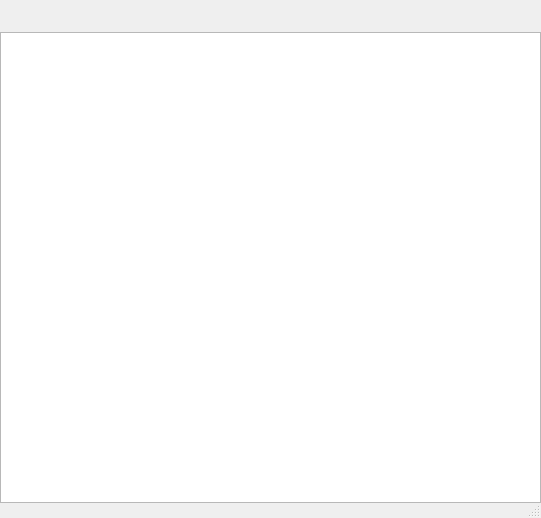
<?xml version="1.0" encoding="UTF-8"?>
<ui version="4.0">
 <class>HelpDialog</class>
 <widget class="QDialog" name="HelpDialog">
  <property name="windowModality">
   <enum>Qt::NonModal</enum>
  </property>
  <property name="geometry">
   <rect>
    <x>0</x>
    <y>0</y>
    <width>541</width>
    <height>518</height>
   </rect>
  </property>
  <property name="windowTitle">
   <string>SIMPLView Help Window</string>
  </property>
  <property name="sizeGripEnabled">
   <bool>true</bool>
  </property>
  <property name="modal">
   <bool>false</bool>
  </property>
  <layout class="QVBoxLayout" name="verticalLayout">
   <property name="spacing">
    <number>0</number>
   </property>
   <property name="leftMargin">
    <number>0</number>
   </property>
   <property name="topMargin">
    <number>0</number>
   </property>
   <property name="rightMargin">
    <number>0</number>
   </property>
   <property name="bottomMargin">
    <number>15</number>
   </property>
   <item>
    <layout class="QHBoxLayout" name="horizontalLayout">
     <property name="spacing">
      <number>8</number>
     </property>
     <property name="leftMargin">
      <number>5</number>
     </property>
     <property name="bottomMargin">
      <number>0</number>
     </property>
     <item>
      <widget class="QPushButton" name="backBtn">
       <property name="sizePolicy">
        <sizepolicy hsizetype="Fixed" vsizetype="Fixed">
         <horstretch>0</horstretch>
         <verstretch>0</verstretch>
        </sizepolicy>
       </property>
       <property name="minimumSize">
        <size>
         <width>32</width>
         <height>32</height>
        </size>
       </property>
       <property name="maximumSize">
        <size>
         <width>32</width>
         <height>32</height>
        </size>
       </property>
       <property name="text">
        <string/>
       </property>
       <property name="icon">
        <iconset resource="../../../Resources/icons/images/Icons.qrc">
         <normaloff>:/nav_left_green.png</normaloff>:/nav_left_green.png</iconset>
       </property>
       <property name="iconSize">
        <size>
         <width>32</width>
         <height>32</height>
        </size>
       </property>
       <property name="autoDefault">
        <bool>false</bool>
       </property>
       <property name="flat">
        <bool>true</bool>
       </property>
      </widget>
     </item>
     <item>
      <widget class="QPushButton" name="forwardBtn">
       <property name="sizePolicy">
        <sizepolicy hsizetype="Fixed" vsizetype="Fixed">
         <horstretch>0</horstretch>
         <verstretch>0</verstretch>
        </sizepolicy>
       </property>
       <property name="minimumSize">
        <size>
         <width>32</width>
         <height>32</height>
        </size>
       </property>
       <property name="maximumSize">
        <size>
         <width>32</width>
         <height>32</height>
        </size>
       </property>
       <property name="text">
        <string/>
       </property>
       <property name="icon">
        <iconset resource="../../../Resources/icons/images/Icons.qrc">
         <normaloff>:/nav_right_green.png</normaloff>:/nav_right_green.png</iconset>
       </property>
       <property name="iconSize">
        <size>
         <width>32</width>
         <height>32</height>
        </size>
       </property>
       <property name="autoDefault">
        <bool>false</bool>
       </property>
       <property name="flat">
        <bool>true</bool>
       </property>
      </widget>
     </item>
     <item>
      <widget class="QPushButton" name="homeBtn">
       <property name="sizePolicy">
        <sizepolicy hsizetype="Fixed" vsizetype="Fixed">
         <horstretch>0</horstretch>
         <verstretch>0</verstretch>
        </sizepolicy>
       </property>
       <property name="minimumSize">
        <size>
         <width>32</width>
         <height>32</height>
        </size>
       </property>
       <property name="maximumSize">
        <size>
         <width>32</width>
         <height>32</height>
        </size>
       </property>
       <property name="text">
        <string/>
       </property>
       <property name="icon">
        <iconset resource="../../../Resources/icons/images/Icons.qrc">
         <normaloff>:/home.png</normaloff>:/home.png</iconset>
       </property>
       <property name="iconSize">
        <size>
         <width>32</width>
         <height>32</height>
        </size>
       </property>
       <property name="autoDefault">
        <bool>false</bool>
       </property>
       <property name="flat">
        <bool>true</bool>
       </property>
      </widget>
     </item>
     <item>
      <widget class="QPushButton" name="reloadBtn">
       <property name="sizePolicy">
        <sizepolicy hsizetype="Fixed" vsizetype="Fixed">
         <horstretch>0</horstretch>
         <verstretch>0</verstretch>
        </sizepolicy>
       </property>
       <property name="minimumSize">
        <size>
         <width>32</width>
         <height>32</height>
        </size>
       </property>
       <property name="maximumSize">
        <size>
         <width>32</width>
         <height>32</height>
        </size>
       </property>
       <property name="text">
        <string/>
       </property>
       <property name="icon">
        <iconset resource="../../../Resources/icons/images/Icons.qrc">
         <normaloff>:/nav_refresh_yellow.png</normaloff>:/nav_refresh_yellow.png</iconset>
       </property>
       <property name="iconSize">
        <size>
         <width>32</width>
         <height>32</height>
        </size>
       </property>
       <property name="autoDefault">
        <bool>false</bool>
       </property>
       <property name="flat">
        <bool>true</bool>
       </property>
      </widget>
     </item>
     <item>
      <spacer name="horizontalSpacer">
       <property name="orientation">
        <enum>Qt::Horizontal</enum>
       </property>
       <property name="sizeHint" stdset="0">
        <size>
         <width>40</width>
         <height>20</height>
        </size>
       </property>
      </spacer>
     </item>
    </layout>
   </item>
   <item>
    <widget class="QTextBrowser" name="helpBrowser"/>
   </item>
  </layout>
 </widget>
 <resources>
  <include location="../../../Resources/icons/images/Icons.qrc"/>
 </resources>
 <connections>
  <connection>
   <sender>helpBrowser</sender>
   <signal>backwardAvailable(bool)</signal>
   <receiver>backBtn</receiver>
   <slot>setEnabled(bool)</slot>
   <hints>
    <hint type="sourcelabel">
     <x>322</x>
     <y>384</y>
    </hint>
    <hint type="destinationlabel">
     <x>11</x>
     <y>27</y>
    </hint>
   </hints>
  </connection>
  <connection>
   <sender>helpBrowser</sender>
   <signal>forwardAvailable(bool)</signal>
   <receiver>forwardBtn</receiver>
   <slot>setEnabled(bool)</slot>
   <hints>
    <hint type="sourcelabel">
     <x>230</x>
     <y>245</y>
    </hint>
    <hint type="destinationlabel">
     <x>65</x>
     <y>20</y>
    </hint>
   </hints>
  </connection>
  <connection>
   <sender>reloadBtn</sender>
   <signal>clicked()</signal>
   <receiver>helpBrowser</receiver>
   <slot>reload()</slot>
   <hints>
    <hint type="sourcelabel">
     <x>152</x>
     <y>12</y>
    </hint>
    <hint type="destinationlabel">
     <x>413</x>
     <y>294</y>
    </hint>
   </hints>
  </connection>
  <connection>
   <sender>backBtn</sender>
   <signal>clicked()</signal>
   <receiver>helpBrowser</receiver>
   <slot>backward()</slot>
   <hints>
    <hint type="sourcelabel">
     <x>25</x>
     <y>12</y>
    </hint>
    <hint type="destinationlabel">
     <x>190</x>
     <y>110</y>
    </hint>
   </hints>
  </connection>
  <connection>
   <sender>forwardBtn</sender>
   <signal>clicked()</signal>
   <receiver>helpBrowser</receiver>
   <slot>forward()</slot>
   <hints>
    <hint type="sourcelabel">
     <x>68</x>
     <y>9</y>
    </hint>
    <hint type="destinationlabel">
     <x>359</x>
     <y>244</y>
    </hint>
   </hints>
  </connection>
 </connections>
</ui>
